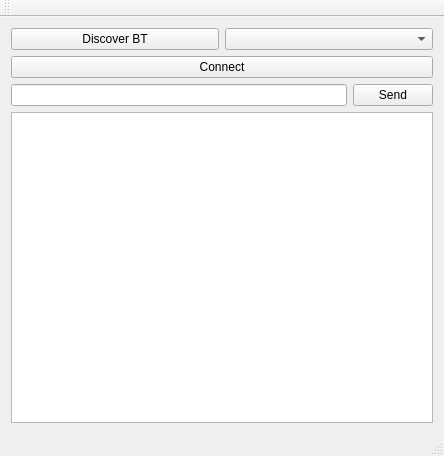
<?xml version="1.0" encoding="UTF-8"?>
<ui version="4.0">
 <class>MainWindow</class>
 <widget class="QMainWindow" name="MainWindow">
  <property name="geometry">
   <rect>
    <x>0</x>
    <y>0</y>
    <width>444</width>
    <height>456</height>
   </rect>
  </property>
  <property name="windowTitle">
   <string>MainWindow</string>
  </property>
  <widget class="QWidget" name="centralWidget">
   <layout class="QGridLayout" name="gridLayout">
    <item row="1" column="0" colspan="2">
     <layout class="QVBoxLayout" name="verticalLayout_3">
      <item>
       <layout class="QHBoxLayout" name="horizontalLayout">
        <item>
         <widget class="QPushButton" name="pushButtonDiscoverBT">
          <property name="text">
           <string>Discover BT</string>
          </property>
         </widget>
        </item>
        <item>
         <widget class="QComboBox" name="comboBox"/>
        </item>
       </layout>
      </item>
      <item>
       <widget class="QPushButton" name="pushButtonConnect">
        <property name="text">
         <string>Connect</string>
        </property>
       </widget>
      </item>
      <item>
       <layout class="QHBoxLayout" name="horizontalLayout_3">
        <item>
         <widget class="QLineEdit" name="lineEdit"/>
        </item>
        <item>
         <widget class="QPushButton" name="pushButtonSend">
          <property name="text">
           <string>Send</string>
          </property>
         </widget>
        </item>
       </layout>
      </item>
      <item>
       <widget class="QPlainTextEdit" name="plainTextEdit"/>
      </item>
     </layout>
    </item>
   </layout>
  </widget>
  <widget class="QMenuBar" name="menuBar">
   <property name="geometry">
    <rect>
     <x>0</x>
     <y>0</y>
     <width>444</width>
     <height>22</height>
    </rect>
   </property>
  </widget>
  <widget class="QToolBar" name="mainToolBar">
   <attribute name="toolBarArea">
    <enum>TopToolBarArea</enum>
   </attribute>
   <attribute name="toolBarBreak">
    <bool>false</bool>
   </attribute>
  </widget>
  <widget class="QStatusBar" name="statusBar"/>
 </widget>
 <layoutdefault spacing="6" margin="11"/>
 <resources/>
 <connections/>
</ui>
